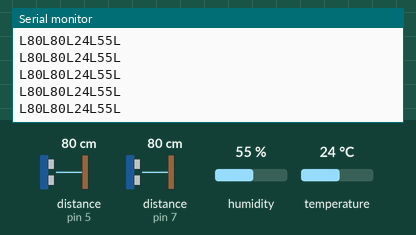
A sketch run on a simulated Arduino Uno, built with avr-gcc and run on an emulated ATmega328P. On the bench: the last lines printed to the serial monitor. Wiring (inferred from the names in the program): 2 × ultrasonic range finder: trigger pin 4, echo pin 5 / trigger pin 6, echo pin 7. The test bench sets the inputs (shaded band); at power-on: distance to the obstacle (sensors on pin 5, pin 7) 80 cm, humidity 55 %, temperature 24 °C. The echo pulse lasts 58.3 µs per cm.

Above: at 1.2 s.
1.3 s: distance to the obstacle (sensor on pin 5) set to 35 cm
At 1.42 s:
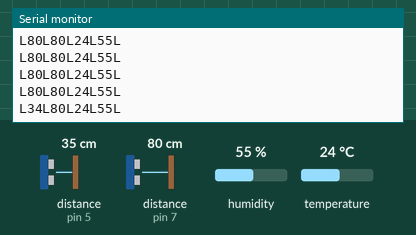
4.3 s: distance to the obstacle (sensor on pin 5) set to 250 cm
At 4.41 s:
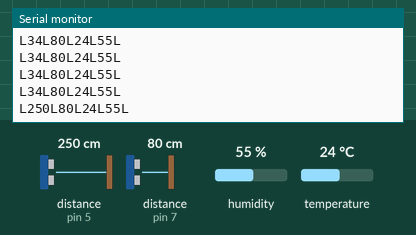
7.3 s: distance to the obstacle (sensor on pin 7) set to 103 cm
At 7.36 s:
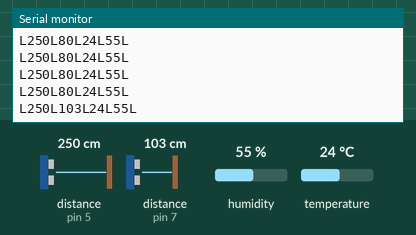
10.3 s: distance to the obstacle (sensor on pin 7) set to 18 cm
At 10.35 s:
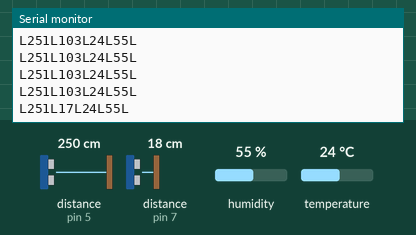
13.3 s: humidity set to 22 %
At 13.31 s:
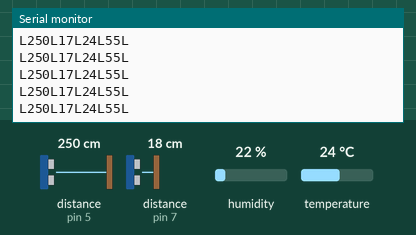
14.8 s: temperature set to 12 °C
At 14.84 s:
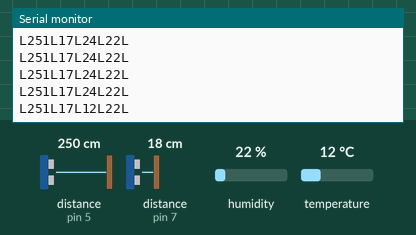
Timing chart, 0 to 17.3 s (numbered marks = the images above; inputs shaded):
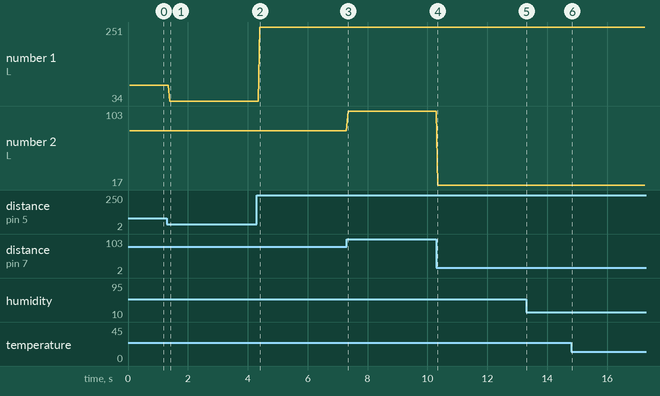

The sketch:

send.ino
```cpp
#include <DFRobot_DHT11.h>
#include <SoftwareSerial.h>

#define DHT11_PIN 12
DFRobot_DHT11 DHT;

int TX = 2;
int RX = 3;
int trig_r = 4;
int echo_r = 5;
int trig_l = 6;
int echo_l = 7;
char data[50];
int temp, humi;
SoftwareSerial soft_Serial(RX, TX);

void setup() {
  // put your setup code here, to run once:
  soft_Serial.begin(9600);
  Serial.begin(9600);
  pinMode(trig_r, OUTPUT);
  pinMode(echo_r, INPUT);
  pinMode(trig_l, OUTPUT);
  pinMode(echo_l, INPUT);
  soft_Serial.println("test");
}

void loop() {
  // put your main code here, to run repeatedly:
  distance();
}

void distance()
{

  unsigned long duration_r;
  float dis_r;
  unsigned long duration_l;
  float dis_l;

  digitalWrite(trig_r, LOW);
  digitalWrite(echo_r, LOW);
  delayMicroseconds(2);
  digitalWrite(trig_r, HIGH);
  delayMicroseconds(10);
  digitalWrite(trig_r, LOW);
  duration_r = pulseIn(echo_r, HIGH);
  dis_r = duration_r/29.0/2.0;

  digitalWrite(trig_l, LOW);
  digitalWrite(echo_l, LOW);
  delayMicroseconds(2);
  digitalWrite(trig_l, HIGH);
  delayMicroseconds(10);
  digitalWrite(trig_l, LOW);
  duration_l = pulseIn(echo_l, HIGH);
  dis_l = duration_l/29.0/2.0;

  DHT.read(DHT11_PIN);
  if(DHT.temperature<100){
    temp = DHT.temperature;
    humi = DHT.humidity;
  }
  sprintf(data,"L%dL%dL%dL%dL",(int)dis_r,(int)dis_l,temp,humi);
  soft_Serial.println(data);
  Serial.println(data);

}
```

Measured:
- after the input at 1.3 s, the serial monitor: prints a new line after 0.10 s (image 1)
- after the input at 4.3 s, the serial monitor: prints a new line after 0.11 s (image 2)
- after the input at 7.3 s, the serial monitor: prints a new line after 0.06 s (image 3)
- after the input at 10.3 s, the serial monitor: prints a new line after 0.05 s (image 4)
- after the input at 14.8 s, the serial monitor: prints a new line at once (image 6)
- plotted number 1: 80 → 34 after the input at 1.3 s, 34 → 250 after the input at 4.3 s, 250 → 251 after the input at 7.3 s
- plotted number 2: 80 → 103 after the input at 7.3 s, 103 → 17 after the input at 10.3 s
